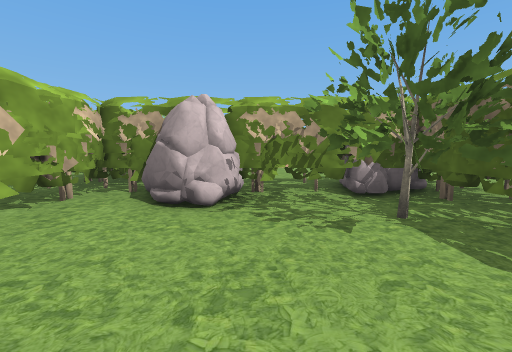
view 1 (above)

16 first-person views from a walk through a level from a Godot 3-D game. The camera is 1.4 m above the floor, tilts 6° down and sees 90° across. The floor is counted in squares, 2 m on a side. Each view is taken from the middle of a square. On the plan, view 1 faces up. The plan holds only what a view shows up to about 9 squares ahead; the rest is blank. The place goes on beyond the plan. Characters and animated objects are not drawn. Some surface patterns are stand-ins.

view 2
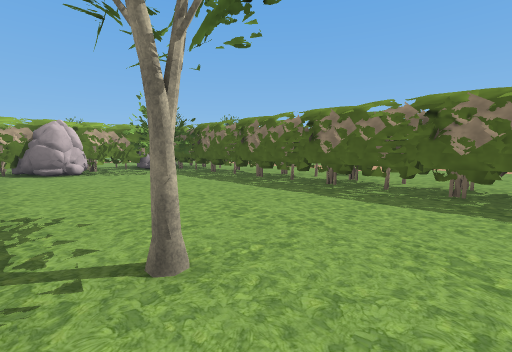

view 3
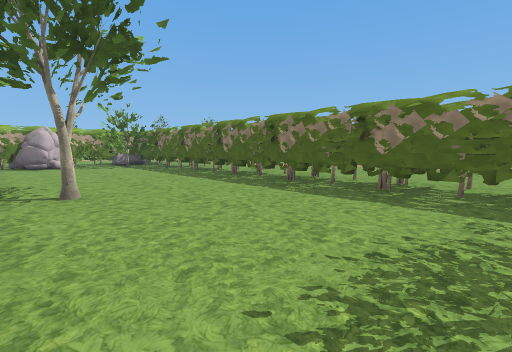

view 4
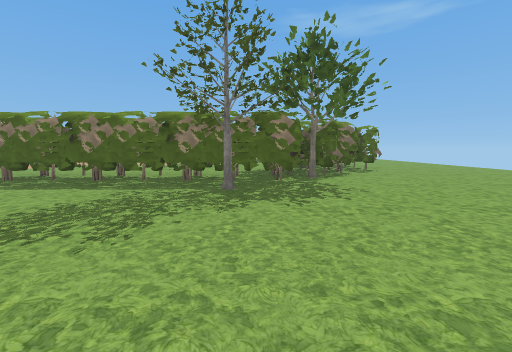

view 5
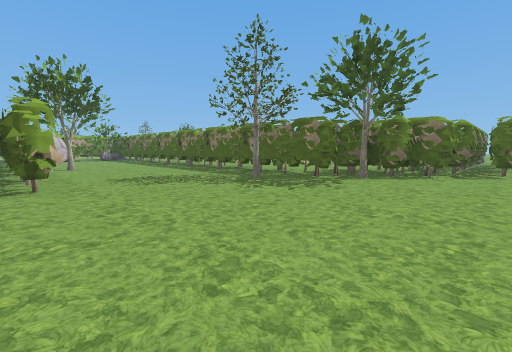

view 6
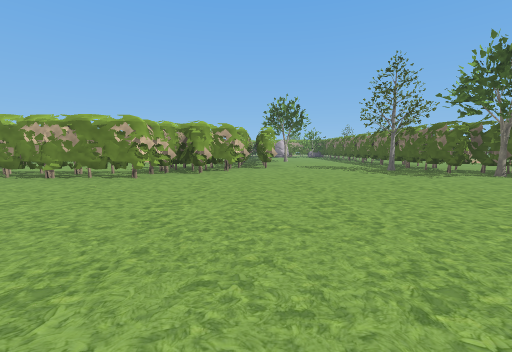

view 7
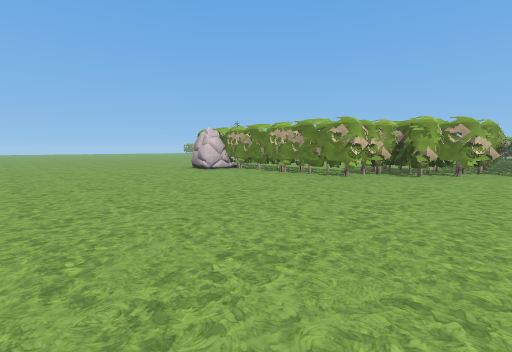

view 8
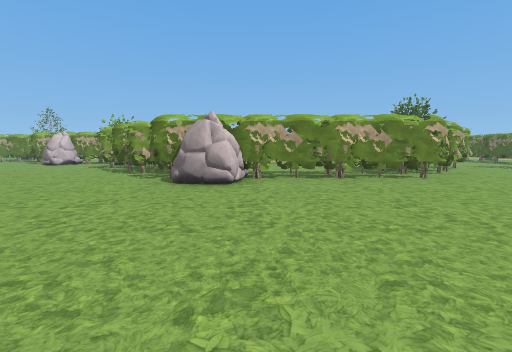

view 9
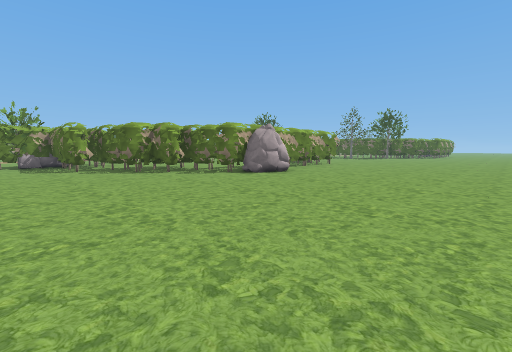

view 10
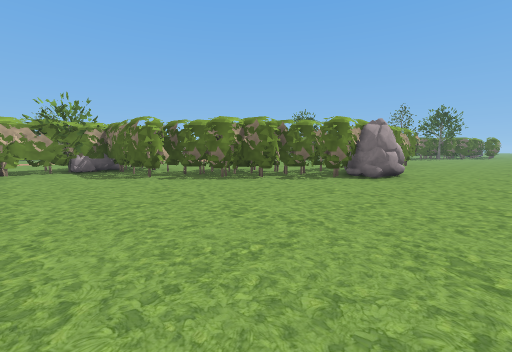

view 11
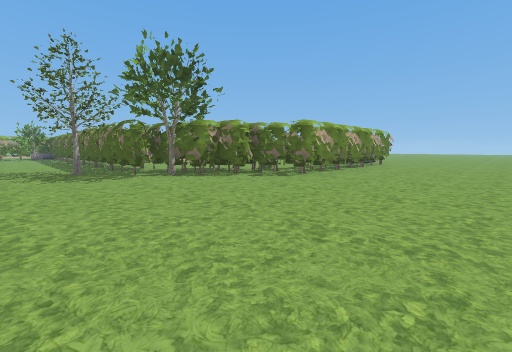

view 12
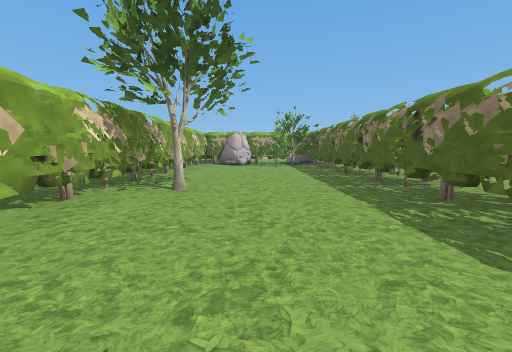

view 13
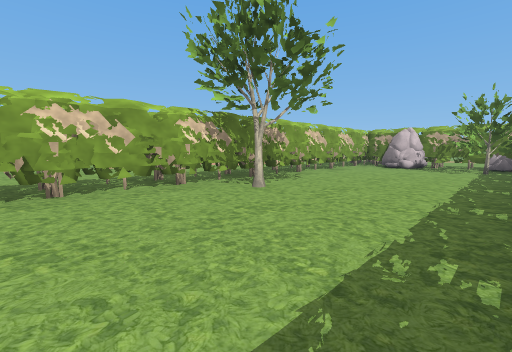

view 14
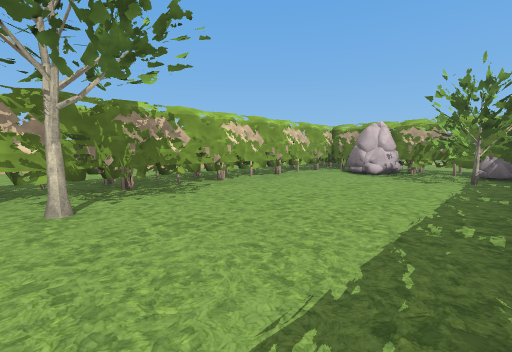

view 15
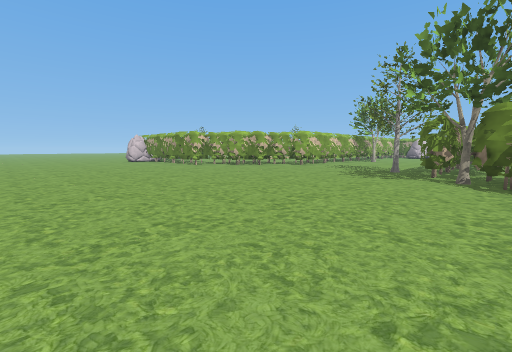

view 16
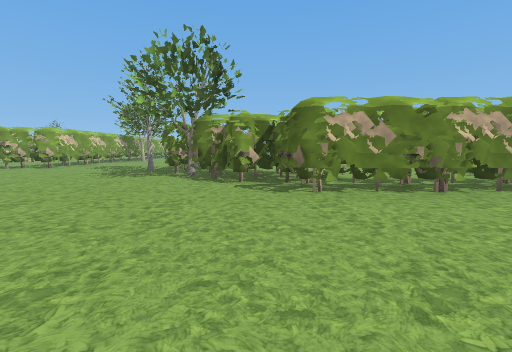

### Floor plan
Key: @ floor where view 1 was taken; # wall or solid block; . floor; R rock; T tree.
Columns run from 18 left of view 1 to 7 right of it. Each row starts with its distance up from view 1.
  5                #####
  4                ##R####
  3                #.R..T#
  2                #...TT#
  1                #.....#
  0                #..@..#
 -1                #.....#
 -2                #.....#
 -3                #.....#
 -4                #.T...#
 -5  ###           #.....#
 -6  TR#           #.....#
 -7 ...#           #.....#
 -8 ...##          #.....#
 -9 ...###       ###...#T##
-10 ....###     ###......##
-11 .....###   ###.......T##
-12 ......#######.........###
-13 .......R...............###
-14 ........................##
-15 ..........................
-16  .........................
-17  .........................
-18  .........................

Positions as (right, up) in squares from view 1, and headings:
1: (0, 0), facing up
2: (-2, -5), facing up-right
3: (-2, -8), facing up-right
4: (-3, -10), facing right
5: (-3, -14), facing up-right
6: (-3, -18), facing up
7: (-3, -18), facing up-left
8: (-10, -18), facing up
9: (-17, -18), facing up-right
10: (-18, -15), facing up-right
11: (0, -18), facing up-right
12: (0, -8), facing up
13: (2, -7), facing up-left
14: (2, -4), facing up-left
15: (4, -18), facing up-left
16: (5, -18), facing up
